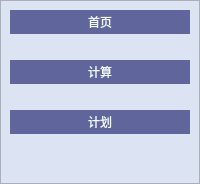
     <widget class="QFrame" name="frame_slider">
      <property name="sizePolicy">
       <sizepolicy hsizetype="Preferred" vsizetype="Preferred">
        <horstretch>1</horstretch>
        <verstretch>0</verstretch>
       </sizepolicy>
      </property>
      <property name="styleSheet">
       <string notr="true">QFrame{
	background-color:rgb(220, 228, 243)
}</string>
      </property>
      <property name="frameShape">
       <enum>QFrame::StyledPanel</enum>
      </property>
      <property name="frameShadow">
       <enum>QFrame::Raised</enum>
      </property>
      <layout class="QVBoxLayout" name="verticalLayout">
       <property name="leftMargin">
        <number>9</number>
       </property>
       <property name="topMargin">
        <number>9</number>
       </property>
       <property name="rightMargin">
        <number>9</number>
       </property>
       <property name="bottomMargin">
        <number>9</number>
       </property>
       <item>
        <widget class="QPushButton" name="pushButton_home">
         <property name="styleSheet">
          <string notr="true">QPushButton{
	border-style: solid;
	border-top-color: transparent;
	border-right-color: transparent;
	border-left-color: transparent;
	border-bottom-color: transparent;
	border-width: 1px;
	border-style: solid;
	color:rgb(242, 250, 253);
	padding: 2px;
	background-color:#60669B;
}
QPushButton:hover{
	border-style: solid;
	border-top-color: transparent;
	border-right-color: transparent;
	border-left-color: transparent;
	border-bottom-width: 1px;
	border-style: solid;
	color: rgb(255, 255, 255);
	padding-bottom: 2px;
	background-color: #3498DB;
}
QPushButton:pressed {
       background-color: #2980B9;
       border-color: #007bff;
 }</string>
         </property>
         <property name="text">
          <string>首页</string>
         </property>
        </widget>
       </item>
       <item>
        <spacer name="verticalSpacer">
         <property name="orientation">
          <enum>Qt::Vertical</enum>
         </property>
         <property name="sizeType">
          <enum>QSizePolicy::Preferred</enum>
         </property>
         <property name="sizeHint" stdset="0">
          <size>
           <width>20</width>
           <height>20</height>
          </size>
         </property>
        </spacer>
       </item>
       <item>
        <widget class="QPushButton" name="pushButton_clac">
         <property name="styleSheet">
          <string notr="true">QPushButton{
	border-style: solid;
	border-top-color: transparent;
	border-right-color: transparent;
	border-left-color: transparent;
	border-bottom-color: transparent;
	border-width: 1px;
	border-style: solid;
	color:rgb(242, 250, 253);
	padding: 2px;
	background-color:#60669B
}
QPushButton:hover{
	border-style: solid;
	border-top-color: transparent;
	border-right-color: transparent;
	border-left-color: transparent;
	border-bottom-width: 1px;
	border-style: solid;
	color: rgb(255, 255, 255);
	padding-bottom: 2px;
	background-color: #3498DB;
}
QPushButton:pressed {
       background-color: #2980B9;
       border-color: #007bff;
 }</string>
         </property>
         <property name="text">
          <string>计算</string>
         </property>
        </widget>
       </item>
       <item>
        <spacer name="verticalSpacer_3">
         <property name="orientation">
          <enum>Qt::Vertical</enum>
         </property>
         <property name="sizeType">
          <enum>QSizePolicy::Preferred</enum>
         </property>
         <property name="sizeHint" stdset="0">
          <size>
           <width>20</width>
           <height>20</height>
          </size>
         </property>
        </spacer>
       </item>
       <item>
        <widget class="QPushButton" name="pushButton_plan">
         <property name="styleSheet">
          <string notr="true">QPushButton{
	border-style: solid;
	border-top-color: transparent;
	border-right-color: transparent;
	border-left-color: transparent;
	border-bottom-color: transparent;
	border-width: 1px;
	border-style: solid;
	color:rgb(242, 250, 253);
	padding: 2px;
	background-color:#60669B
}
QPushButton:hover{
	border-style: solid;
	border-top-color: transparent;
	border-right-color: transparent;
	border-left-color: transparent;
	border-bottom-width: 1px;
	border-style: solid;
	color: rgb(255, 255, 255);
	padding-bottom: 2px;
	background-color: #3498DB;
}
QPushButton:pressed {
       background-color: #2980B9;
       border-color: #007bff;
 }</string>
         </property>
         <property name="text">
          <string>计划</string>
         </property>
        </widget>
       </item>
       <item>
        <spacer name="verticalSpacer_2">
         <property name="orientation">
          <enum>Qt::Vertical</enum>
         </property>
         <property name="sizeHint" stdset="0">
          <size>
           <width>20</width>
           <height>40</height>
          </size>
         </property>
        </spacer>
       </item>
      </layout>
     </widget>
